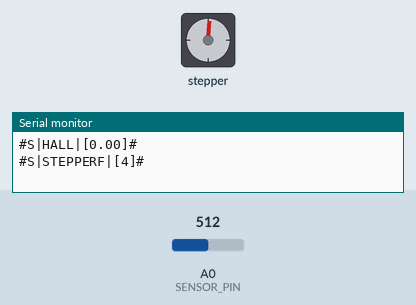
Bench run of a sketch on a simulated Arduino Uno, built with avr-gcc and run on an emulated ATmega328P. On the bench: stepper motor, the last lines printed to the serial monitor. Inputs (shaded band) come from the test bench; at power-on: A0 (SENSOR_PIN) = 512. Stepper angles assume 4096 steps per turn.

Above: at 0.59 s.
At 2.42 s:
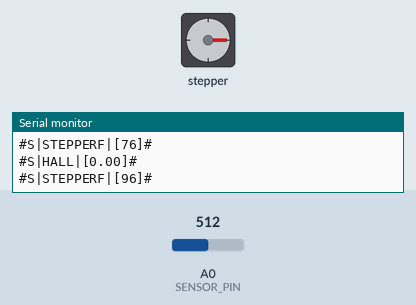
At 4.22 s:
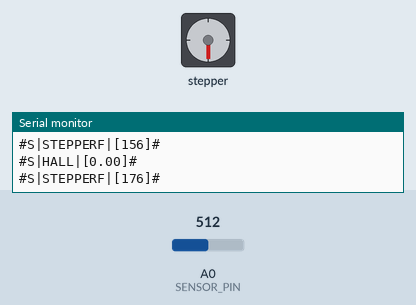
At 8.1 s:
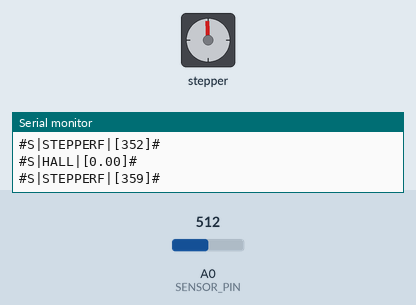
Timing chart, 0 to 9.6 s (numbered marks = the images above):
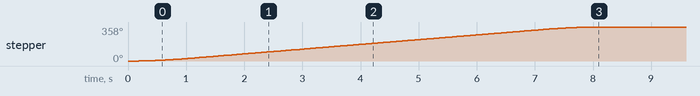

Measured:
- by itself, stepper: turns 358° clockwise in 7.9 s

The sketch:

All_Arduino_v1.2.ino
```cpp
 #include<AccelStepper.h>
   #define IN1 8
   #define IN2 9
   #define IN3 10
   #define IN4 11
   AccelStepper stepper(8, IN1, IN3, IN2, IN4);
#define SENSOR_PIN A0
#define PERIOD_1 400
int i = 0;
int j = 0;
int G = 0;
int n = 0;
char buffer[5];
unsigned long time1;

void setup(){
Serial.begin(115200);
stepper.setMaxSpeed(600.0);
stepper.setAcceleration(600.0);
}
   void loop(){
if (G == 0){
stepper.move(4076);
G++;
}
    if (millis()- time1 > PERIOD_1){
    time1 = millis();
if(stepper.distanceToGo()!=0){
  float val = analogRead(SENSOR_PIN);
Serial.print("#S|HALL|[");
Serial.print((((1.4*abs(val-512))/512)/1.4));
Serial.println("]#");
Serial.print("#S|STEPPERF|[");
Serial.print(itoa((stepper.currentPosition()*360/4076), buffer, 10));
Serial.println("]#");
}
    }
if (stepper.distanceToGo()==0 and n !=1){
  float val = analogRead(SENSOR_PIN);
 Serial.print("#S|HALL|[");
Serial.print((((1.4*abs(val-512))/512)/1.4));
Serial.println("]#");
  n++;
  }
if (stepper.distanceToGo()==0 and G == 1 and j == 0) {
   Serial.print("#S|STEPPERF|[");
Serial.print(itoa((stepper.currentPosition()*360/4076), buffer, 10));
Serial.println("]#");
   j++;
  }
stepper.run();
   }
```
